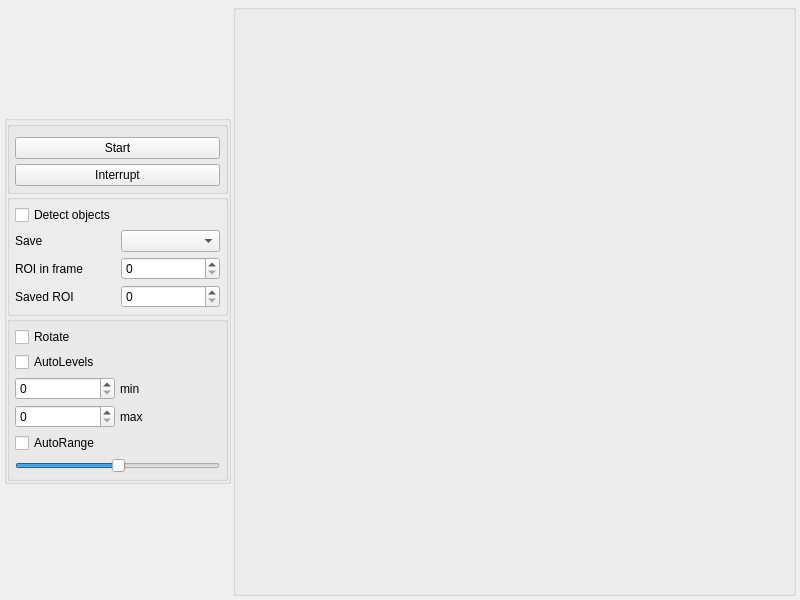
<?xml version="1.0" encoding="UTF-8"?>
<ui version="4.0">
 <class>Form</class>
 <widget class="QWidget" name="Form">
  <property name="windowModality">
   <enum>Qt::NonModal</enum>
  </property>
  <property name="geometry">
   <rect>
    <x>0</x>
    <y>0</y>
    <width>800</width>
    <height>600</height>
   </rect>
  </property>
  <property name="sizePolicy">
   <sizepolicy hsizetype="Minimum" vsizetype="Preferred">
    <horstretch>0</horstretch>
    <verstretch>0</verstretch>
   </sizepolicy>
  </property>
  <property name="windowTitle">
   <string>Form</string>
  </property>
  <layout class="QHBoxLayout" name="horizontalLayout">
   <property name="spacing">
    <number>2</number>
   </property>
   <property name="leftMargin">
    <number>4</number>
   </property>
   <property name="topMargin">
    <number>4</number>
   </property>
   <property name="rightMargin">
    <number>4</number>
   </property>
   <property name="bottomMargin">
    <number>4</number>
   </property>
   <item>
    <widget class="QGroupBox" name="settings_groupBox">
     <property name="enabled">
      <bool>true</bool>
     </property>
     <property name="sizePolicy">
      <sizepolicy hsizetype="Fixed" vsizetype="Fixed">
       <horstretch>0</horstretch>
       <verstretch>0</verstretch>
      </sizepolicy>
     </property>
     <property name="sizeIncrement">
      <size>
       <width>0</width>
       <height>0</height>
      </size>
     </property>
     <property name="baseSize">
      <size>
       <width>100</width>
       <height>400</height>
      </size>
     </property>
     <property name="mouseTracking">
      <bool>false</bool>
     </property>
     <property name="tabletTracking">
      <bool>false</bool>
     </property>
     <property name="focusPolicy">
      <enum>Qt::NoFocus</enum>
     </property>
     <property name="contextMenuPolicy">
      <enum>Qt::NoContextMenu</enum>
     </property>
     <property name="acceptDrops">
      <bool>false</bool>
     </property>
     <property name="autoFillBackground">
      <bool>false</bool>
     </property>
     <property name="title">
      <string/>
     </property>
     <property name="flat">
      <bool>true</bool>
     </property>
     <layout class="QVBoxLayout" name="verticalLayout_2">
      <property name="spacing">
       <number>0</number>
      </property>
      <property name="leftMargin">
       <number>0</number>
      </property>
      <property name="topMargin">
       <number>0</number>
      </property>
      <property name="rightMargin">
       <number>0</number>
      </property>
      <property name="bottomMargin">
       <number>0</number>
      </property>
      <item>
       <widget class="QGroupBox" name="buttons_groupBox">
        <property name="title">
         <string/>
        </property>
        <layout class="QVBoxLayout" name="verticalLayout" stretch="0,0,0">
         <property name="spacing">
          <number>5</number>
         </property>
         <property name="leftMargin">
          <number>5</number>
         </property>
         <property name="topMargin">
          <number>5</number>
         </property>
         <property name="rightMargin">
          <number>5</number>
         </property>
         <property name="bottomMargin">
          <number>5</number>
         </property>
         <item>
          <widget class="QFrame" name="frame">
           <property name="frameShape">
            <enum>QFrame::StyledPanel</enum>
           </property>
           <property name="frameShadow">
            <enum>QFrame::Raised</enum>
           </property>
          </widget>
         </item>
         <item>
          <widget class="QPushButton" name="start_pushButton">
           <property name="sizePolicy">
            <sizepolicy hsizetype="Minimum" vsizetype="Preferred">
             <horstretch>0</horstretch>
             <verstretch>0</verstretch>
            </sizepolicy>
           </property>
           <property name="text">
            <string>Start</string>
           </property>
          </widget>
         </item>
         <item>
          <widget class="QPushButton" name="interrupt_pushButton">
           <property name="sizePolicy">
            <sizepolicy hsizetype="Minimum" vsizetype="Preferred">
             <horstretch>0</horstretch>
             <verstretch>0</verstretch>
            </sizepolicy>
           </property>
           <property name="text">
            <string>Interrupt</string>
           </property>
          </widget>
         </item>
        </layout>
       </widget>
      </item>
      <item>
       <widget class="QGroupBox" name="saveGroupBox">
        <property name="sizePolicy">
         <sizepolicy hsizetype="Minimum" vsizetype="Preferred">
          <horstretch>0</horstretch>
          <verstretch>0</verstretch>
         </sizepolicy>
        </property>
        <property name="minimumSize">
         <size>
          <width>221</width>
          <height>0</height>
         </size>
        </property>
        <property name="layoutDirection">
         <enum>Qt::LeftToRight</enum>
        </property>
        <property name="autoFillBackground">
         <bool>true</bool>
        </property>
        <layout class="QGridLayout" name="gridLayout_2">
         <property name="leftMargin">
          <number>5</number>
         </property>
         <property name="topMargin">
          <number>5</number>
         </property>
         <property name="rightMargin">
          <number>5</number>
         </property>
         <property name="bottomMargin">
          <number>5</number>
         </property>
         <property name="spacing">
          <number>5</number>
         </property>
         <item row="3" column="0">
          <widget class="QLabel" name="label_2">
           <property name="sizePolicy">
            <sizepolicy hsizetype="Minimum" vsizetype="Preferred">
             <horstretch>1</horstretch>
             <verstretch>0</verstretch>
            </sizepolicy>
           </property>
           <property name="text">
            <string>ROI in frame</string>
           </property>
          </widget>
         </item>
         <item row="4" column="1">
          <widget class="QDoubleSpinBox" name="num_objects_SpinBox">
           <property name="sizePolicy">
            <sizepolicy hsizetype="Minimum" vsizetype="Preferred">
             <horstretch>1</horstretch>
             <verstretch>0</verstretch>
            </sizepolicy>
           </property>
           <property name="decimals">
            <number>0</number>
           </property>
           <property name="maximum">
            <double>10000000000.000000000000000</double>
           </property>
           <property name="singleStep">
            <double>0.000000000000000</double>
           </property>
          </widget>
         </item>
         <item row="4" column="0">
          <widget class="QLabel" name="label_3">
           <property name="sizePolicy">
            <sizepolicy hsizetype="Minimum" vsizetype="Preferred">
             <horstretch>0</horstretch>
             <verstretch>0</verstretch>
            </sizepolicy>
           </property>
           <property name="text">
            <string>Saved ROI</string>
           </property>
          </widget>
         </item>
         <item row="0" column="0">
          <widget class="QCheckBox" name="detect_checkBox">
           <property name="sizePolicy">
            <sizepolicy hsizetype="Minimum" vsizetype="Preferred">
             <horstretch>0</horstretch>
             <verstretch>0</verstretch>
            </sizepolicy>
           </property>
           <property name="text">
            <string>Detect objects</string>
           </property>
          </widget>
         </item>
         <item row="3" column="1">
          <widget class="QDoubleSpinBox" name="objects_in_frame_SpinBox">
           <property name="enabled">
            <bool>true</bool>
           </property>
           <property name="sizePolicy">
            <sizepolicy hsizetype="Minimum" vsizetype="Preferred">
             <horstretch>1</horstretch>
             <verstretch>0</verstretch>
            </sizepolicy>
           </property>
           <property name="decimals">
            <number>0</number>
           </property>
           <property name="maximum">
            <double>1000000000.000000000000000</double>
           </property>
           <property name="singleStep">
            <double>0.000000000000000</double>
           </property>
          </widget>
         </item>
         <item row="1" column="0">
          <widget class="QLabel" name="label">
           <property name="sizePolicy">
            <sizepolicy hsizetype="Minimum" vsizetype="Preferred">
             <horstretch>0</horstretch>
             <verstretch>0</verstretch>
            </sizepolicy>
           </property>
           <property name="text">
            <string>Save</string>
           </property>
          </widget>
         </item>
         <item row="1" column="1">
          <widget class="QComboBox" name="save_comboBox">
           <property name="sizePolicy">
            <sizepolicy hsizetype="Minimum" vsizetype="Preferred">
             <horstretch>1</horstretch>
             <verstretch>0</verstretch>
            </sizepolicy>
           </property>
          </widget>
         </item>
        </layout>
       </widget>
      </item>
      <item>
       <widget class="QGroupBox" name="levels_groupBox">
        <property name="sizePolicy">
         <sizepolicy hsizetype="Minimum" vsizetype="Preferred">
          <horstretch>0</horstretch>
          <verstretch>0</verstretch>
         </sizepolicy>
        </property>
        <layout class="QGridLayout" name="autoscale_layout" rowstretch="0,0,0,0,0,0,0" columnstretch="0,0">
         <property name="leftMargin">
          <number>5</number>
         </property>
         <property name="topMargin">
          <number>5</number>
         </property>
         <property name="rightMargin">
          <number>5</number>
         </property>
         <property name="bottomMargin">
          <number>5</number>
         </property>
         <property name="spacing">
          <number>5</number>
         </property>
         <item row="2" column="1">
          <widget class="QLabel" name="level_max_label">
           <property name="text">
            <string>min</string>
           </property>
          </widget>
         </item>
         <item row="2" column="0">
          <widget class="QDoubleSpinBox" name="max_doubleSpinBox">
           <property name="sizePolicy">
            <sizepolicy hsizetype="Minimum" vsizetype="Preferred">
             <horstretch>0</horstretch>
             <verstretch>0</verstretch>
            </sizepolicy>
           </property>
           <property name="wrapping">
            <bool>false</bool>
           </property>
           <property name="decimals">
            <number>0</number>
           </property>
           <property name="maximum">
            <double>1000000000.000000000000000</double>
           </property>
          </widget>
         </item>
         <item row="1" column="0">
          <widget class="QCheckBox" name="autoLevels_checkbox">
           <property name="text">
            <string>AutoLevels</string>
           </property>
          </widget>
         </item>
         <item row="3" column="1">
          <widget class="QLabel" name="level_min_label">
           <property name="text">
            <string>max</string>
           </property>
          </widget>
         </item>
         <item row="5" column="0" colspan="2">
          <widget class="QSlider" name="zoomSlider">
           <property name="sizePolicy">
            <sizepolicy hsizetype="Preferred" vsizetype="Preferred">
             <horstretch>0</horstretch>
             <verstretch>0</verstretch>
            </sizepolicy>
           </property>
           <property name="value">
            <number>50</number>
           </property>
           <property name="orientation">
            <enum>Qt::Horizontal</enum>
           </property>
          </widget>
         </item>
         <item row="4" column="0">
          <widget class="QCheckBox" name="autoRange_checkbox">
           <property name="sizePolicy">
            <sizepolicy hsizetype="Minimum" vsizetype="Preferred">
             <horstretch>0</horstretch>
             <verstretch>0</verstretch>
            </sizepolicy>
           </property>
           <property name="text">
            <string>AutoRange</string>
           </property>
          </widget>
         </item>
         <item row="3" column="0">
          <widget class="QDoubleSpinBox" name="min_doubleSpinBox">
           <property name="sizePolicy">
            <sizepolicy hsizetype="Minimum" vsizetype="Preferred">
             <horstretch>0</horstretch>
             <verstretch>0</verstretch>
            </sizepolicy>
           </property>
           <property name="showGroupSeparator" stdset="0">
            <bool>false</bool>
           </property>
           <property name="decimals">
            <number>0</number>
           </property>
           <property name="maximum">
            <double>10000000000000.000000000000000</double>
           </property>
          </widget>
         </item>
         <item row="0" column="0">
          <widget class="QCheckBox" name="rotate_checkBox">
           <property name="text">
            <string>Rotate</string>
           </property>
          </widget>
         </item>
        </layout>
       </widget>
      </item>
      <item>
       <widget class="QFrame" name="frame_2">
        <property name="frameShape">
         <enum>QFrame::StyledPanel</enum>
        </property>
        <property name="frameShadow">
         <enum>QFrame::Raised</enum>
        </property>
       </widget>
      </item>
     </layout>
    </widget>
   </item>
   <item>
    <widget class="QGroupBox" name="image_groupBox">
     <property name="enabled">
      <bool>true</bool>
     </property>
     <property name="sizePolicy">
      <sizepolicy hsizetype="Preferred" vsizetype="Preferred">
       <horstretch>1</horstretch>
       <verstretch>1</verstretch>
      </sizepolicy>
     </property>
     <property name="autoFillBackground">
      <bool>false</bool>
     </property>
     <property name="title">
      <string/>
     </property>
     <property name="flat">
      <bool>false</bool>
     </property>
     <property name="checkable">
      <bool>false</bool>
     </property>
     <layout class="QHBoxLayout" name="horizontalLayout_2" stretch="0">
      <property name="spacing">
       <number>0</number>
      </property>
      <property name="sizeConstraint">
       <enum>QLayout::SetDefaultConstraint</enum>
      </property>
      <property name="leftMargin">
       <number>0</number>
      </property>
      <property name="topMargin">
       <number>0</number>
      </property>
      <property name="rightMargin">
       <number>0</number>
      </property>
      <property name="bottomMargin">
       <number>0</number>
      </property>
      <item>
       <layout class="QVBoxLayout" name="image_layout">
        <property name="spacing">
         <number>0</number>
        </property>
        <property name="sizeConstraint">
         <enum>QLayout::SetDefaultConstraint</enum>
        </property>
       </layout>
      </item>
     </layout>
    </widget>
   </item>
  </layout>
 </widget>
 <resources/>
 <connections/>
</ui>
